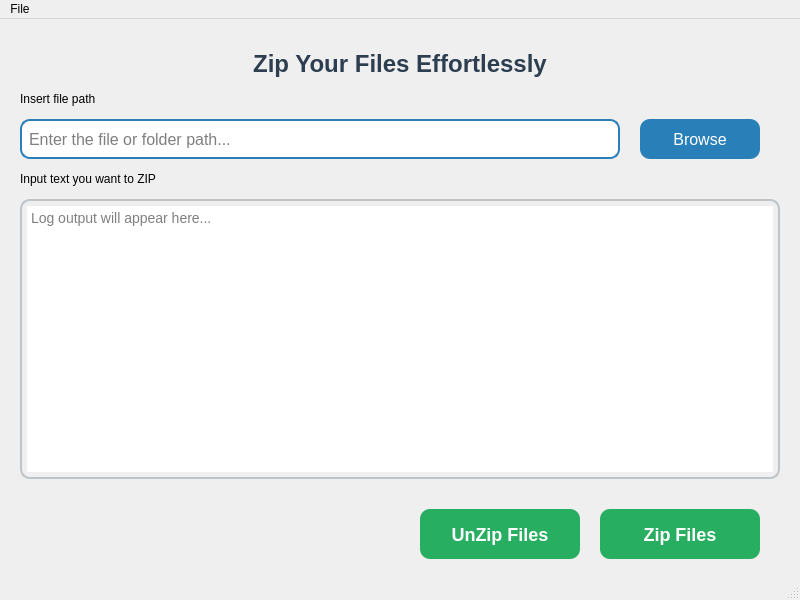
<?xml version="1.0" encoding="UTF-8"?>
<ui version="4.0">
 <class>MainWindow</class>
 <widget class="QMainWindow" name="MainWindow">
  <property name="geometry">
   <rect>
    <x>0</x>
    <y>0</y>
    <width>800</width>
    <height>600</height>
   </rect>
  </property>
  <property name="windowTitle">
   <string>File Zipping Tool</string>
  </property>
  <widget class="QWidget" name="centralwidget">
   <widget class="QLabel" name="titleLabel">
    <property name="geometry">
     <rect>
      <x>20</x>
      <y>20</y>
      <width>760</width>
      <height>50</height>
     </rect>
    </property>
    <property name="styleSheet">
     <string>
      QLabel {
          font-size: 24px;
          font-weight: bold;
          color: #2c3e50;
      }
     </string>
    </property>
    <property name="text">
     <string>Zip Your Files Effortlessly</string>
    </property>
    <property name="alignment">
     <set>Qt::AlignmentFlag::AlignCenter</set>
    </property>
   </widget>
   <widget class="QLineEdit" name="filepath">
    <property name="geometry">
     <rect>
      <x>20</x>
      <y>100</y>
      <width>600</width>
      <height>40</height>
     </rect>
    </property>
    <property name="styleSheet">
     <string>
      QLineEdit {
          border: 2px solid #2980b9;
          border-radius: 10px;
          padding: 5px;
          font-size: 16px;
      }
     </string>
    </property>
    <property name="placeholderText">
     <string>Enter the file or folder path...</string>
    </property>
   </widget>
   <widget class="QPushButton" name="browseButton">
    <property name="geometry">
     <rect>
      <x>640</x>
      <y>100</y>
      <width>120</width>
      <height>40</height>
     </rect>
    </property>
    <property name="styleSheet">
     <string>
      QPushButton {
          background-color: #2980b9;
          color: white;
          font-size: 16px;
          border-radius: 10px;
      }
      QPushButton:hover {
          background-color: #3498db;
      }
     </string>
    </property>
    <property name="text">
     <string>Browse</string>
    </property>
   </widget>
   <widget class="QPushButton" name="zipButton">
    <property name="geometry">
     <rect>
      <x>600</x>
      <y>490</y>
      <width>160</width>
      <height>50</height>
     </rect>
    </property>
    <property name="styleSheet">
     <string>
      QPushButton {
          background-color: #27ae60;
          color: white;
          font-size: 18px;
          border-radius: 10px;
          font-weight: bold;
      }
      QPushButton:hover {
          background-color: #2ecc71;
      }
     </string>
    </property>
    <property name="text">
     <string>Zip Files</string>
    </property>
   </widget>
   <widget class="QTextEdit" name="Text_insertion">
    <property name="geometry">
     <rect>
      <x>20</x>
      <y>180</y>
      <width>760</width>
      <height>280</height>
     </rect>
    </property>
    <property name="styleSheet">
     <string>
      QTextEdit {
          border: 2px solid #bdc3c7;
          border-radius: 10px;
          font-size: 14px;
          padding: 5px;
      }
     </string>
    </property>
    <property name="placeholderText">
     <string>Log output will appear here...</string>
    </property>
   </widget>
   <widget class="QLabel" name="label">
    <property name="geometry">
     <rect>
      <x>20</x>
      <y>70</y>
      <width>221</width>
      <height>20</height>
     </rect>
    </property>
    <property name="text">
     <string>Insert file path</string>
    </property>
   </widget>
   <widget class="QLabel" name="label_2">
    <property name="geometry">
     <rect>
      <x>20</x>
      <y>150</y>
      <width>221</width>
      <height>20</height>
     </rect>
    </property>
    <property name="text">
     <string>Input text you want to ZIP</string>
    </property>
   </widget>
   <widget class="QPushButton" name="UnzipButton">
    <property name="geometry">
     <rect>
      <x>420</x>
      <y>490</y>
      <width>160</width>
      <height>50</height>
     </rect>
    </property>
    <property name="styleSheet">
     <string>
      QPushButton {
          background-color: #27ae60;
          color: white;
          font-size: 18px;
          border-radius: 10px;
          font-weight: bold;
      }
      QPushButton:hover {
          background-color: #2ecc71;
      }
     </string>
    </property>
    <property name="text">
     <string>UnZip Files</string>
    </property>
   </widget>
  </widget>
  <widget class="QMenuBar" name="menubar">
   <property name="geometry">
    <rect>
     <x>0</x>
     <y>0</y>
     <width>800</width>
     <height>25</height>
    </rect>
   </property>
   <widget class="QMenu" name="menuFile">
    <property name="title">
     <string>File</string>
    </property>
    <addaction name="actionExit"/>
   </widget>
   <addaction name="menuFile"/>
  </widget>
  <widget class="QStatusBar" name="statusbar"/>
  <action name="actionExit">
   <property name="text">
    <string>Exit</string>
   </property>
  </action>
 </widget>
 <resources/>
 <connections/>
</ui>
